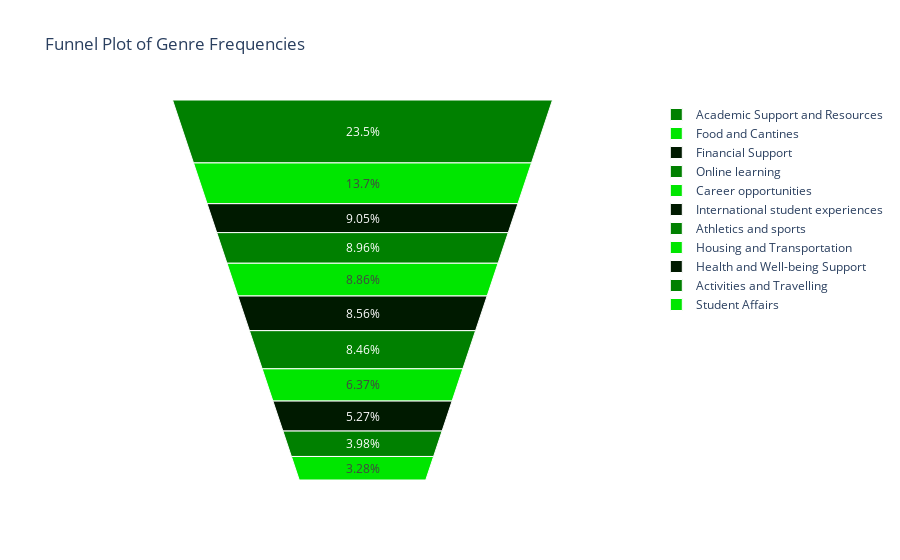

Notebook source saved alongside this figure:
### Code cell
# creates a funnel plot to visualize the frequency of genres in a data set.

# Count the frequency of each genre
genre_counts = df['Genre'].value_counts()

# Create data for funnel plot
funnel_data = {
    'names': genre_counts.index,
    'values': genre_counts.values
}

# Create a funnel plot using Plotly Express
fig = px.funnel_area(funnel_data, names='names', values='values',
                     title='Funnel Plot of Genre Frequencies',
                     color_discrete_sequence=['green'])

# Add the x axis dan y axis title.
fig.update_layout(xaxis_title='Genre', yaxis_title='Count of Reports')

# Show the plot
fig.show()

### Figure 1 — Plotly figure (JSON) as saved in the notebook; plotly's stock layout.template omitted (floating-point values rounded to 4 significant figures)
{"data": [{"domain": {"x": [0, 1], "y": [0, 1]}, "hovertemplate": "label=%{label}<br>value=%{value}<extra></extra>", "labels": ["Academic Support and Resources", "Food and Cantines", "Financial Support", "Online learning", "Career opportunities", "International student experiences", "Athletics and sports", "Housing and Transportation", "Health and Well-being Support", "Activities and Travelling", "Student Affairs"], "legendgroup": "", "name": "", "showlegend": true, "type": "funnelarea", "values": [236, 138, 91, 90, 89, 86, 85, 64, 53, 40, 33]}], "layout": {"funnelareacolorway": ["green"], "legend": {"tracegroupgap": 0}, "title": {"text": "Funnel Plot of Genre Frequencies"}, "xaxis": {"title": {"text": "Genre"}}, "yaxis": {"title": {"text": "Count of Reports"}}}}
